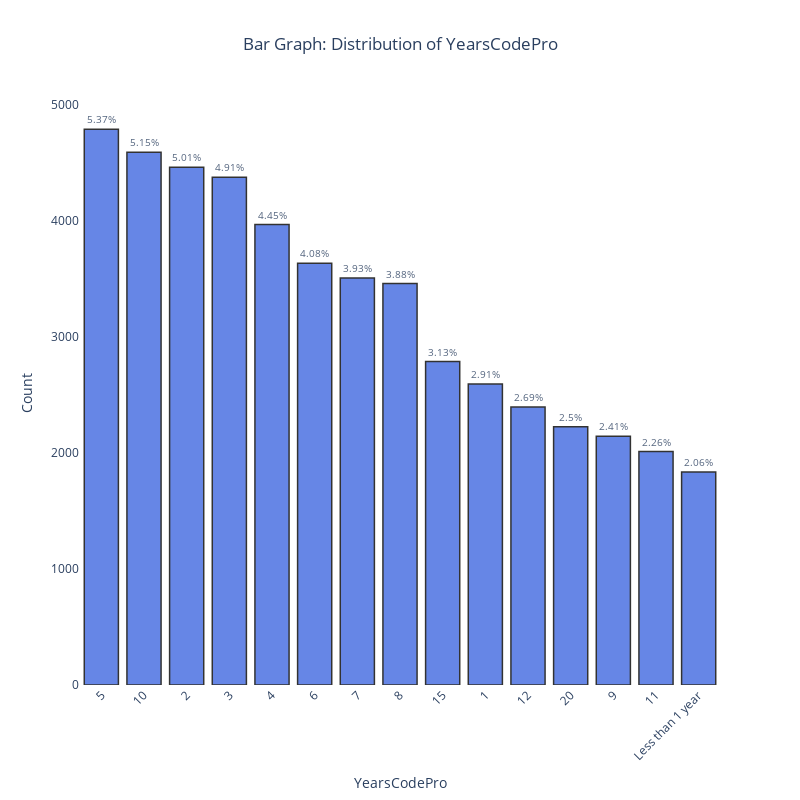

Notebook code for this chart:
### Markdown cell above
The most common ways to learn coding are **online resources** like **videos, blogs, or forums**. Other common ways are **books/physical media, school, and online courses**.

### Code cell
plot_column(df, 'YearsCodePro', 800, 800, 15)

### Figure 1 — Plotly figure (JSON) as saved in the notebook; plotly's stock layout.template omitted (floating-point values rounded to 4 significant figures)
{"data": [{"alignmentgroup": "True", "hovertemplate": "YearsCodePro=%{x}<br>Count=%{y}<br>text=%{text}<extra></extra>", "legendgroup": "", "marker": {"color": "royalblue", "line": {"color": "black", "width": 1.5}, "pattern": {"shape": ""}}, "name": "", "offsetgroup": "", "opacity": 0.8, "orientation": "v", "showlegend": false, "text": ["5.37%", "5.15%", "5.01%", "4.91%", "4.45%", "4.08%", "3.93%", "3.88%", "3.13%", "2.91%", "2.69%", "2.5%", "2.41%", "2.26%", "2.06%"], "textfont": {"size": 10}, "textposition": "outside", "type": "bar", "x": ["5", "10", "2", "3", "4", "6", "7", "8", "15", "1", "12", "20", "9", "11", "Less than 1 year"], "xaxis": "x", "y": [4792, 4594, 4464, 4378, 3970, 3637, 3509, 3462, 2789, 2596, 2398, 2227, 2145, 2013, 1836], "yaxis": "y"}], "layout": {"barmode": "relative", "height": 800, "legend": {"tracegroupgap": 0}, "plot_bgcolor": "white", "title": {"text": "Bar Graph: Distribution of YearsCodePro", "x": 0.5}, "width": 800, "xaxis": {"anchor": "y", "domain": [0, 1], "tickangle": -45, "title": {"text": "YearsCodePro"}}, "yaxis": {"anchor": "x", "domain": [0, 1], "title": {"text": "Count"}}}}
